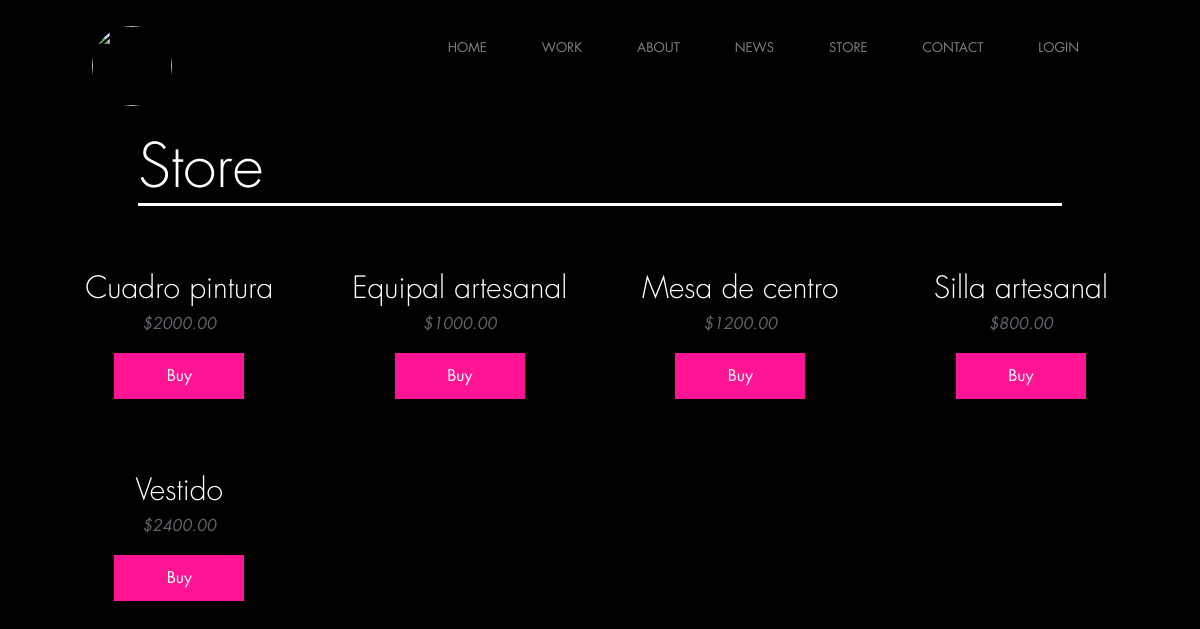
The app's page /index.php/store, older data.
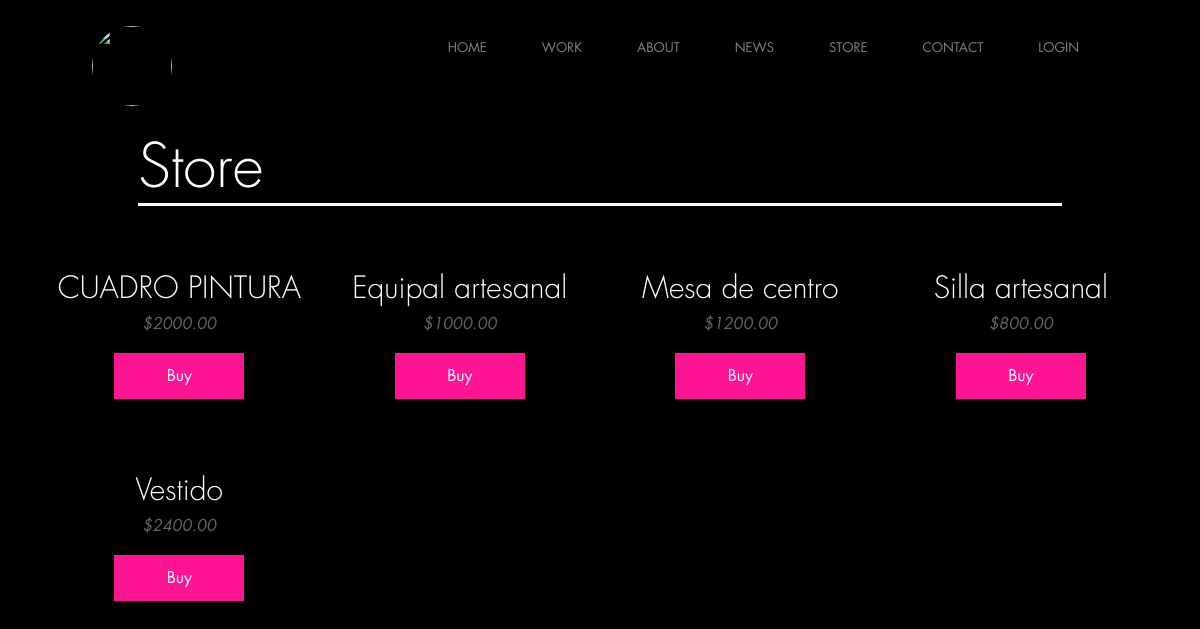
The same page, newer data.
### tables this page shows
CREATE TABLE `PRODUCTO` (
  `ID_PRODUCTO` int(255) NOT NULL AUTO_INCREMENT,
  `ID_CATEGORIA` int(10) DEFAULT NULL,
  `ID_ALMACEN` int(10) DEFAULT NULL,
  `CODIGO_PRODUCTO` varchar(40) DEFAULT NULL,
  `NOMBRE_PRODUCTO` varchar(50) DEFAULT NULL,
  `DESCRIPCION_PRODUCTO` varchar(50) DEFAULT NULL,
  `COSTO_PRODUCTO` float(10,2) DEFAULT '0.00',
  `PRECIO_PRODUCTO` float(10,2) DEFAULT '0.00',
  `STOCK_PRODUCTO` int(30) DEFAULT '0',
  `ACTIVO_PRODUCTO` int(1) DEFAULT '1',
  `VIGENCIA_PRODUCTO` int(1) DEFAULT '1',
  `STOCK_MINIMO_PRODUCTO` int(4) DEFAULT '0',
  `IMAGEN_PRODUCTO` varchar(150) DEFAULT NULL,
  PRIMARY KEY (`ID_PRODUCTO`)
);

### application/controllers/Store.php (called while the page is built, shortened)
<?php
class Store extends CI_Controller {
    public function __construct() {
        $this->load->model("mstore");
        $this->load->model('msite');
        $this->load->model('mmanager');
        $this->load->model('mmanager_products');
    }
    public function index() {
    	$this->load->view('esqueleton/header');
        $data['products'] = $this->mstore->get_all_valid_products_to_store();
        $this->load->view('Store/v_index', $data);
        $this->load->view('esqueleton/footer');
    }
}

### index.php (called while the page is built, shortened)
<?php
require_once BASEPATH.'core/CodeIgniter.php';

### application/models/Mstore.php (called while the page is built, shortened)
<?php
class Mstore extends CI_Model {
    function get_all_valid_products_to_store() {
        try {
            $this->db->select("*");
            $this->db->from('PRODUCTO AS P');
            $this->db->join('CATEGORIA AS C',"P.ID_CATEGORIA=C.ID_CATEGORIA");
            $this->db->where('P.VIGENCIA_PRODUCTO',VIGENTE);
            $this->db->where('P.ACTIVO_PRODUCTO',VIGENTE);
            $this->db->order_by('P.NOMBRE_PRODUCTO', 'ASC');
            $query = $this->db->get();
            return $query->result_array();
        } catch (Exception $ex) {
            return $e->getMessage();
        }
    }
}

### application/views/Store/v_index.php (the view, shortened to what this page needs)
<section class="page-info-sectionII h2-section">
    <h2>Store</h2>
</section>
<div class="container mt-container pd-container">
    <div class="row">
        <?php
if (count($products) > NULO) {
   foreach ($products as $product) {
      ?>
                <div class="col-lg-3 col-sm-6">
                    <div class="shop-item">
                        <h3><?=$product['NOMBRE_PRODUCTO']?></h3>
                        <h6>$<?=$product['PRECIO_PRODUCTO']?></h6>
                        <a href="<?=$this->session->userdata('YOY_ID_USUARIO') ? base_url('store/sales/' . $product['ID_PRODUCTO']) : base_url('login')?>" class="add-card">Buy</a>
                    </div>
                </div>
                <?php
}
} else {
   ?>
            <div class="portfolio-item deisablee" style="color: white;">No hay productos disponibles</div>
            <?php
}
?>
    </div>
</div>

Row changes from the older to the newer data that the page shows:
changed producto: NOMBRE_PRODUCTO "Cuadro pintura" → "CUADRO PINTURA"
